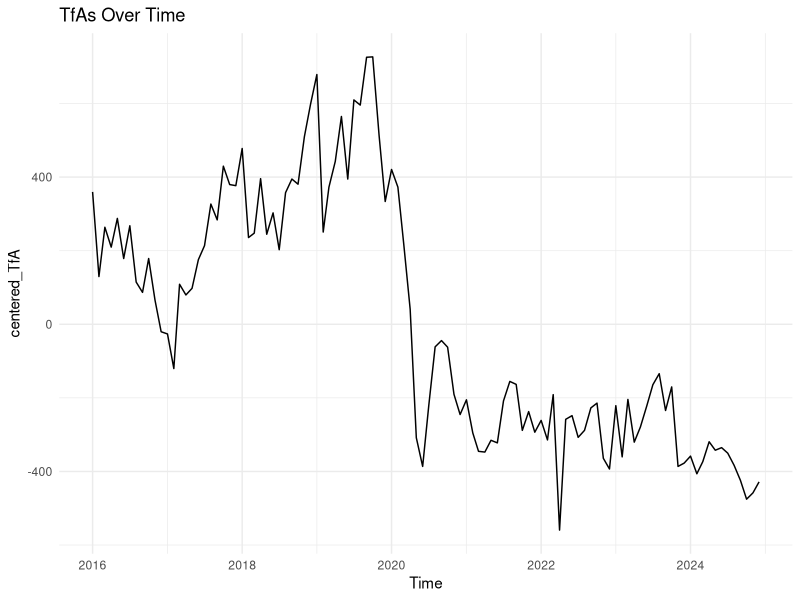
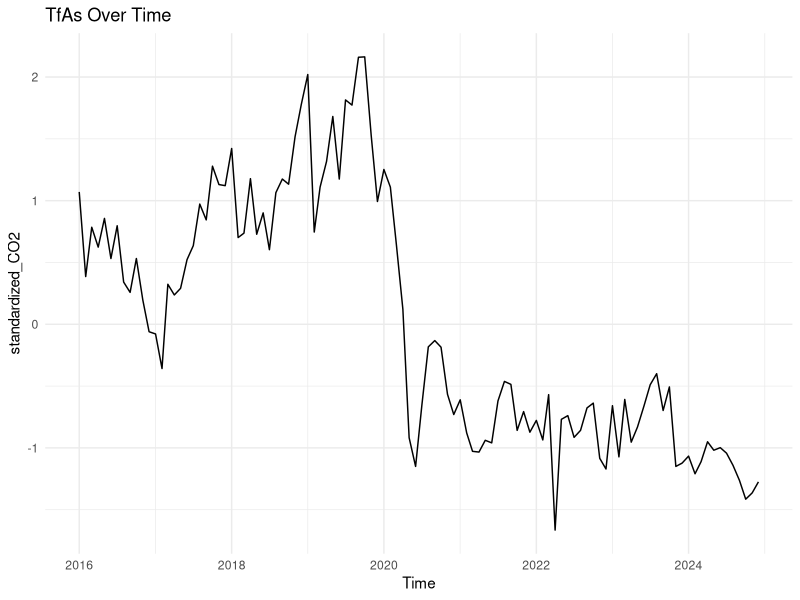
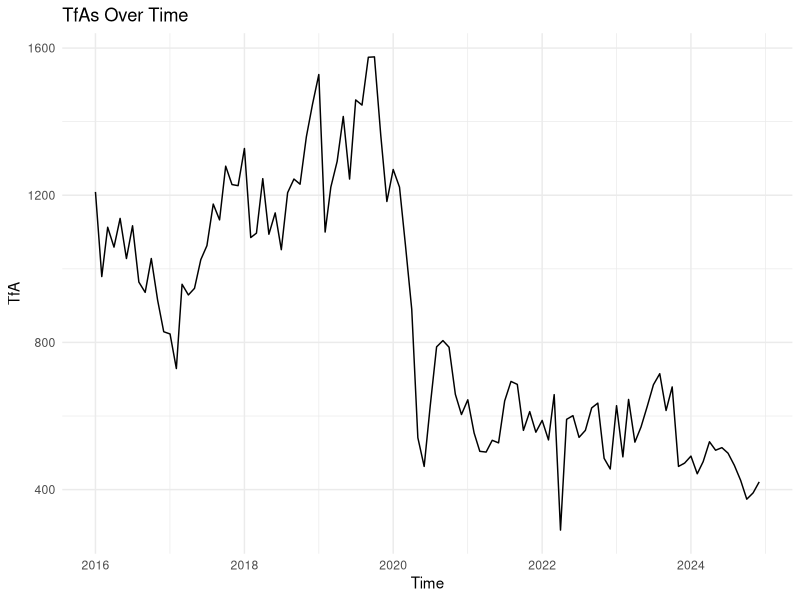
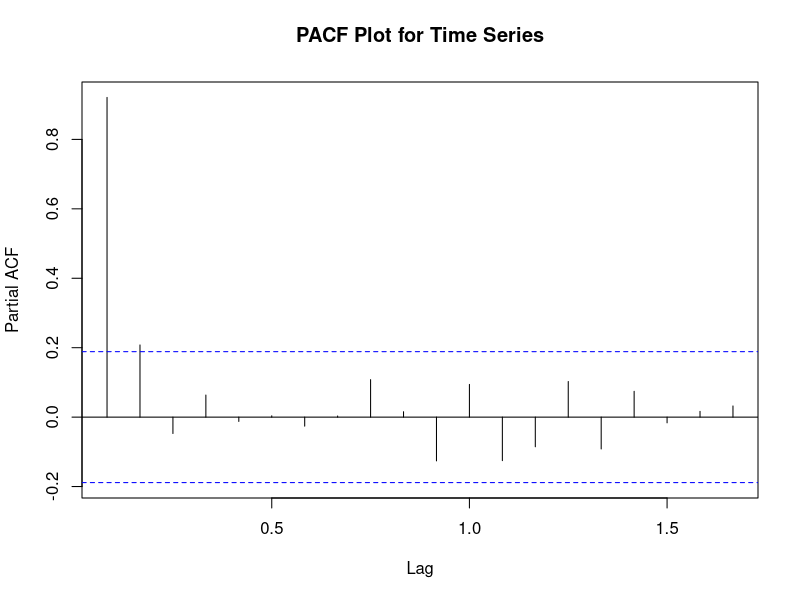
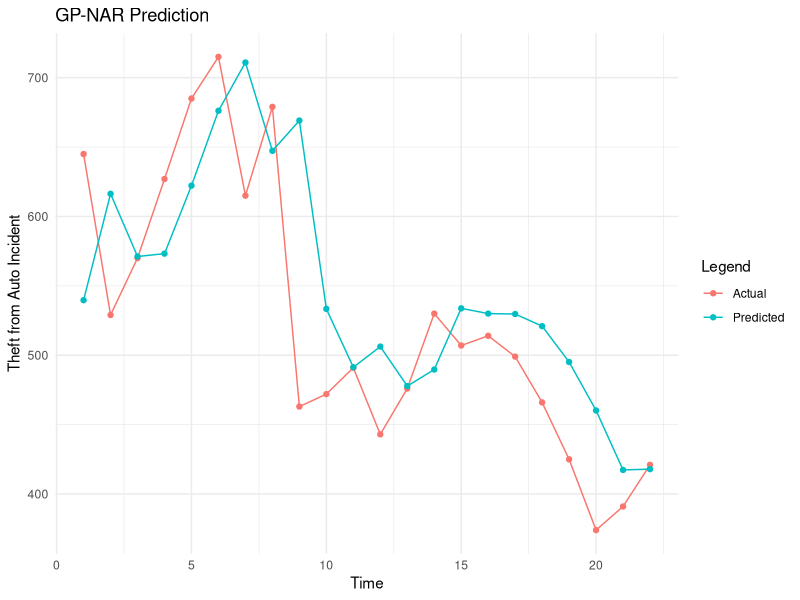
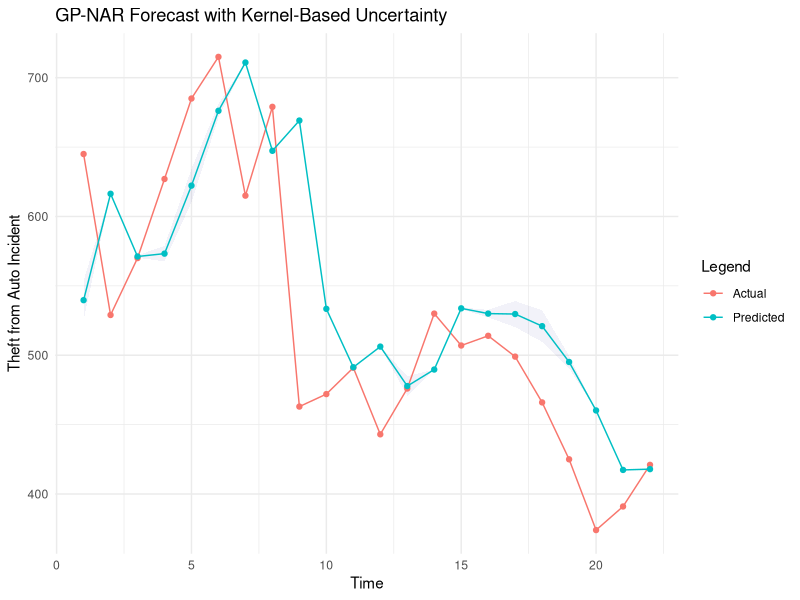
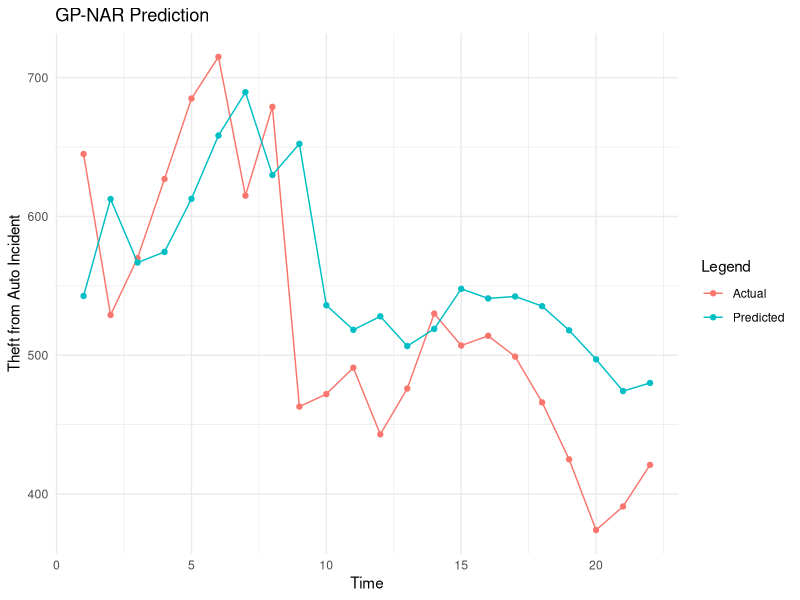
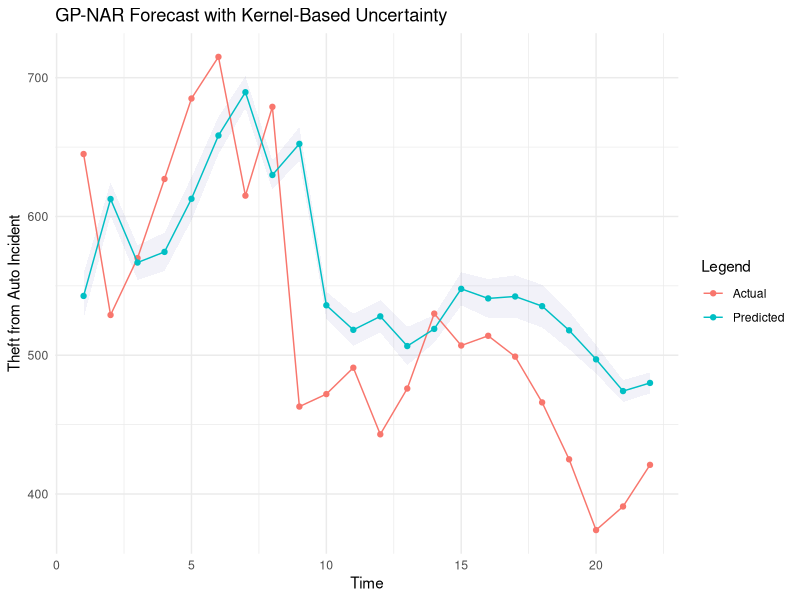

R code for these plots, in order:
#' ---
#' title: "CRIME NAR MULTI"
#' author: "Kyla M. Ayop"
#' date: "`r Sys.Date()`"
#' output:
#'   html_document: default
#'   pdf_document: default
#' ---
#' 
#' Load Required Packages
## ----warning=FALSE, message=FALSE------------------------------
#Load Required Packages
library(kernlab)    # Gaussian Process Regression
library(ggplot2)    # Visualization
library(dplyr)      # Data manipulation
library(tidyr)      # Data wrangling
library(stats)


#Load and Explore Dataset
data <- read.csv("vancouver_crime.csv", header = TRUE)
head(data)
tail(data)

#Pre-processing of Data
# Convert Year and Month to Date format
data$Time <- as.Date(paste(data$Year, data$Month, "01", sep="-"))

#Centering the Data
#To center the data (subtract the mean):Compute the mean of CO2 concentration
mean_TfA <- mean(data$TfA, na.rm = TRUE)
data$centered_TfA <- data$TfA - mean_TfA

#Standardizing the Data
#To standardize the data (subtract the mean and divide by the standard deviation):Compute the standard deviation
sd_TfA <- sd(data$TfA, na.rm = TRUE)
data$standardized_TfA <- (data$TfA - mean_TfA) / sd_TfA
head(data)

ts_data <- ts(data$centered_TfA, frequency = 12, start = c(min(data$Year), min(data$Month)))

# Plot time series
ggplot(data, aes(x = Time, y = centered_TfA)) +
  geom_line() +
  labs(title = "TfAs Over Time", x = "Time", y = "centered_TfA") +
  theme_minimal()

# Plot time series
ggplot(data, aes(x = Time, y = standardized_TfA)) +
  geom_line() +
  labs(title = "TfAs Over Time", x = "Time", y = "standardized_CO2") +
  theme_minimal()

# Plot time series
ggplot(data, aes(x = Time, y = TfA)) +
  geom_line() +
  labs(title = "TfAs Over Time", x = "Time", y = "TfA") +
  theme_minimal()

#' 
#' Evaluate Different Lag Orders
#' PACF Plot and BIC for GP-NAR
## --------------------------------------------------------------
# Function to plot PACF and determine initial lag
get_pacf_lag <- function(ts_data) {
  pacf(ts_data, main = "PACF Plot for Time Series")
}
# Generate PACF plot and determine the initial lag
get_pacf_lag(ts_data)  # Analyze the PACF plot and visually pick a starting lag

#' Lag Evaluation
## --------------------------------------------------------------
library(kernlab)
library(caret)

# PACF-based range of lag orders to test
min_lag <- 2
max_lag <- 10
h <- 1  # One-step ahead

# Store results
lag_cv_results <- data.frame()

set.seed(123)  # For reproducibility

for (lag_order in min_lag:max_lag) {
  # Embed the time series
  embedded_matrix <- embed(ts_data, lag_order + h)
  X <- embedded_matrix[, -(1:h)]  # Lag features
  Y <- embedded_matrix[, 1]       # Target
  colnames(X) <- paste0("Lag_", 1:ncol(X))

  # Use 5-fold cross-validation on the training set
  split_index <- floor(0.8 * nrow(X))
  X_train <- X[1:split_index, ]
  Y_train <- Y[1:split_index]

  k_folds <- 5
  folds <- createFolds(Y_train, k = k_folds, list = TRUE)

  rmse_fold <- c()

  for (i in 1:k_folds) {
    val_idx <- folds[[i]]
    X_cv_train <- X_train[-val_idx, , drop = FALSE]
    Y_cv_train <- Y_train[-val_idx]
    X_cv_val <- X_train[val_idx, , drop = FALSE]
    Y_cv_val <- Y_train[val_idx]

    if (nrow(X_cv_train) > ncol(X_cv_train)) {
      fit <- tryCatch({
        gausspr(X_cv_train, Y_cv_train, kernel = rbfdot(sigma = 1))
      }, error = function(e) {
        cat("❌ Fit error for lag =", lag_order, ": ", e$message, "\n")
        return(NULL)
      })

      if (!is.null(fit)) {
        y_pred <- predict(fit, X_cv_val)
        rmse <- sqrt(mean((Y_cv_val - y_pred)^2))
        rmse_fold <- c(rmse_fold, rmse)
      } else {
        rmse_fold <- c(rmse_fold, Inf)
      }
    } else {
      rmse_fold <- c(rmse_fold, Inf)
    }
  }

  avg_rmse <- mean(rmse_fold)
  lag_cv_results <- rbind(
    lag_cv_results,
    data.frame(Lag = lag_order, RMSE = avg_rmse)
  )

  cat("✅ Lag =", lag_order, "| Mean CV RMSE =", round(avg_rmse, 4), "\n")
}
best_lag_row <- lag_cv_results[which.min(lag_cv_results$RMSE), ]
best_lag_order <- best_lag_row$Lag
cat("\n🏆 Best Lag =", best_lag_order, "with RMSE =", round(best_lag_row$RMSE, 4), "\n")


#' 
#' Time Series Embedding
## --------------------------------------------------------------
# Load necessary library
library(stats)

# Define parameters
p <- best_lag_order  # Window length (lag)
h <- 1  # Steps ahead for forecasting

# Embedding procedure
embedded_matrix <- embed(ts_data, p + h)

# Split into X (inputs) and Y (output target)
X <- embedded_matrix[, -(1:h)]  # Input matrix
Y <- embedded_matrix[, 1]       # Output vector
colnames(X) <- paste0("Lag_", 1:ncol(X))

# Split data into training and testing sets
# Calculate the split index for 80% training and 20% testing
split_index <- floor(0.8 * nrow(X))  # 80% for training

# Split data into training and testing sets
X_train <- X[1:split_index, ]  # First 80% as training data
Y_train <- Y[1:split_index]

X_test <- X[(split_index + 1):nrow(X), , drop = FALSE]  # Remaining 20% as testing data
Y_test <- Y[(split_index + 1):length(Y)]

# Display results
print("Training Inputs (X_train):")
head(X_train)
print("Training Outputs (Y_train):")
head(Y_train)
print("Testing Inputs (X_test):")
head(X_test)
print("Testing Outputs (Y_test):")
head(Y_test)

#' 
#' Kernel Selection
## --------------------------------------------------------------
x <- as.numeric(data$Time)
y <- data$centered_TfA

#' 
## --------------------------------------------------------------
set.seed(123)
# Define Isotropic RBF Kernel
rbf_isotropic <- function(x1, x2, lambda , sigma ) {
  # Compute squared Euclidean distance between two points
  distance_squared <- sum((x1 - x2)^2)
  # Kernel formula for isotropic RBF
  scaling_factor <- 1 / lambda^2
  return(sigma^2 * exp(-0.5 * scaling_factor * distance_squared))
}
class(rbf_isotropic) <- "kernel"  # Set as kernel class

gp_model_rbf_isotropic <- function(params) {
  lambda <- params[1]
  sigma <- params[2]
  # Kernel matrix using custom isotropic RBF kernel
  n <- length(y)  # Get the number of data points
  # Kernel matrix using isotropic RBF kernel
  K <- matrix(0, nrow = n, ncol = n)
  for (i in 1:n) {
    for (j in 1:n) {
      K[i, j] <- rbf_isotropic(x[i], x[j], lambda, sigma)
    }
  }
  K <- K + diag(1e-6, n)  # Numerical stability
  
  # Compute log marginal likelihood
  L <- chol(K)
  alpha <- solve(t(L), solve(L, y))
  log_likelihood <- -0.5 * t(y) %*% alpha - sum(log(diag(L))) - (n / 2) * log(2 * pi)
  return(-log_likelihood)  # Negative for optimization
}

opt_result_rbf_iso <- optim(
  par = c(lambda = 1, sigma = 1),
  fn = gp_model_rbf_isotropic,
  method = "L-BFGS-B",
  lower = c(0.1, 0.1),
  upper = c(10, 10)
)
print(opt_result_rbf_iso$par)
# Print Optimal Parameters
cat("Optimal Parameters:\n")
cat("Length Scales:", opt_result_rbf_iso$par[1], "\n")
cat("Sigma:", opt_result_rbf_iso$par[2], "\n")

# Extract Optimal Parameters
lambda_opt <- opt_result_rbf_iso$par[1]  # Length scale (lambda)
sigma_opt <- opt_result_rbf_iso$par[2]   # Sigma (amplitude)

# Define Isotropic RBF Kernel with Optimal Parameters
rbf_iso_with_opt <- function(x1, x2) {
  # Use the optimal parameters directly in the kernel computation
  distance_squared <- sum((x1 - x2)^2)
  scaling_factor <- 1 / lambda_opt^2
  return(sigma_opt^2 * exp(-0.5 * scaling_factor * distance_squared))
}
class(rbf_iso_with_opt) <- "kernel"  # Set as kernel class


#' 
## --------------------------------------------------------------
set.seed(123)

# Define Isotropic Rational Quadratic (RQ) Kernel
rq_isotropic <- function(x1, x2, alpha_p, lambda , sigma ) {
  # Compute squared Euclidean distance between two points
  distance_squared <- sum((x1 - x2)^2)
  # Kernel formula for isotropic RQ
  scaling_factor <- 1 / lambda ^2
  factor <- 1 + (scaling_factor * distance_squared) / (2 * alpha_p)
  return(sigma ^2 * factor^(-alpha_p))
}
class(rq_isotropic) <- "kernel"  # Set as kernel class

gp_model_rq_isotropic <- function(params) {
  alpha_p <- params[1]
  lambda <- params[2]
  sigma <- params[3]
  # Kernel matrix using custom isotropic RBF kernel
  n <- length(y)  # Get the number of data points
  # Kernel matrix using isotropic RQ kernel
  K <- matrix(0, nrow = n, ncol = n)
  for (i in 1:n) {
    for (j in 1:n) {
      K[i, j] <- rq_isotropic(x[i], x[j], alpha_p, lambda, sigma)
    }
  }
  K <- K + diag(1e-6, n)  # Numerical stability
  
  # Compute log marginal likelihood
  L <- chol(K)
  alpha <- solve(t(L), solve(L, y))
  log_likelihood <- -0.5 * t(y) %*% alpha - sum(log(diag(L))) - (n / 2) * log(2 * pi)
  return(-log_likelihood)  # Negative for optimization
}

opt_result_rq_iso <- optim(
  par = c(alpha_p = 1, lambda = 1, sigma = 1),
  fn = gp_model_rq_isotropic,
  method = "L-BFGS-B",
  lower = c(0.1, 0.1, 0.1),
  upper = c(10, 10, 10)
)

print(opt_result_rq_iso$par)
# Print Optimal Parameters
cat("Optimal Parameters:\n")
cat("Alpha:", opt_result_rq_iso$par[1] , "\n")
cat("Length Scales:", opt_result_rq_iso$par[2], "\n")
cat("Sigma:", opt_result_rq_iso$par[3]    , "\n")

# Optimal Parameters from GP Optimization
alpha_opt <- opt_result_rq_iso$par[1]        # Alpha
lambda_opt <- opt_result_rq_iso$par[2]  # Vector of 3 Length Scales
sigma_opt <- opt_result_rq_iso$par[3]        # Sigma

# ARD Rational Quadratic (RQ) Kernel with Optimal Parameters
rq_iso_with_opt <- function(x1, x2) {
  # Use the optimal parameters in the kernel computation
   distance_squared <- sum((x1 - x2)^2)
   M <- 1 / lambda_opt^2  # Isotropic case
   factor <- 1 + (M * distance_squared) / (2 * alpha_opt)
   return(sigma_opt^2 * factor^(-alpha_opt))
 }

class(rq_iso_with_opt) <- "kernel"  # Set as kernel class

#' 
## --------------------------------------------------------------
x <- X
y <- Y

#' 
## ----warning=FALSE---------------------------------------------
set.seed(123)

# Define ARD RBF Kernel
rbf_ard <- function(x1, x2, length_scales, sigma) {
  # Compute squared Euclidean distance with ARD (Automatic Relevance Determination)
  distance_squared <- sum(((x1 - x2) / length_scales)^2)
  return(sigma^2 * exp(-0.5 * distance_squared))
}
class(rbf_ard) <- "kernel"  # Set as kernel class

# GP Model with ARD RBF Kernel
gp_model_rbf_ard <- function(params) {
  length_scales <- params[1:ncol(x)]  # Extract the vector of 3 length scales
  sigma <- params[ncol(x)+1]            # Extract the sigma value
  n <- nrow(x)             # Number of data points
  
  # Kernel matrix
  K <- matrix(0, nrow = n, ncol = n)
  for (i in 1:n) {
    for (j in 1:n) {
      K[i, j] <- rbf_ard(x[i, ], x[j, ], length_scales, sigma)
    }
  }
  K <- K + diag(1e-6, n)  # Numerical stability

  # Log marginal likelihood
  L <- chol(K)
  alpha <- solve(t(L), solve(L, y))
  log_likelihood <- -0.5 * t(y) %*% alpha - sum(log(diag(L))) - (n / 2) * log(2 * pi)
  return(-log_likelihood)  # Negative for optimization
}

opt_result_rbf_ard <- optim(
  par = c(rep(1, ncol(x)), sigma = 1),
  fn = gp_model_rbf_ard,
  method = "L-BFGS-B",
  lower = c(rep(0.1, ncol(x)), 0.1),
  upper = c(rep(10, ncol(x)), 10)
)
print(opt_result_rbf_ard$par)

# Print Optimal Parameters
cat("Optimal Parameters:\n")
cat("Length Scales:", opt_result_rbf_ard$par[1:ncol(x)], "\n")
cat("Sigma:", opt_result_rbf_ard$par[ncol(x) + 1], "\n")

# Extract Optimal Parameters
length_scales_opt <- opt_result_rbf_ard$par[1:ncol(x)]  # Extract length scales as a vector
sigma_opt <- opt_result_rbf_ard$par[ncol(x) + 1]        # Extract sigma

# Define ARD RBF Kernel with Optimal Parameters
rbf_ard_with_opt <- function(x1, x2) {
  # Use the optimal parameters directly in the computation
  distance_squared <- sum(((x1 - x2) / length_scales_opt)^2)
  return(sigma_opt^2 * exp(-0.5 * distance_squared))
}
class(rbf_ard_with_opt) <- "kernel"  # Set as kernel class


#' 
#' 
## ----warning=FALSE---------------------------------------------
set.seed(123)

library(Matrix)
library(parallel)

# Optimized ARD RQ Kernel Function
rq_ard <- function(D, alpha, sigma) {
  factor <- 1 + (D / (2 * alpha))
  return(sigma^2 * factor^(-alpha))
}

# Compute Pairwise Squared Distance Matrix Efficiently
compute_distance_matrix <- function(x, length_scales) {
  x_scaled <- sweep(x, 2, length_scales, "/")  # Normalize each feature
  D <- as.matrix(dist(x_scaled)^2)  # Squared Euclidean distance
  return(D)
}

# Optimized GP Model with ARD RQ Kernel
gp_model_rq_ard <- function(params) {
  alpha <- params[1]  # Extract alpha
  length_scales <- params[2:(ncol(x) + 1)]  # Extract vector of length scales
  sigma <- params[ncol(x) + 2]  # Extract sigma
  n <- nrow(x)  # Get number of data points
  
  # Compute Distance Matrix Once
  D <- compute_distance_matrix(x, length_scales)
  
  # Compute Kernel Matrix Using Vectorized Operation
  K <- rq_ard(D, alpha, sigma) + diag(1e-6, n)  # Add jitter for stability
  
  # Cholesky Decomposition
  L <- chol(K)
  alpha_vec <- solve(t(L), solve(L, y))
  
  # Log Marginal Likelihood Computation
  log_likelihood <- -0.5 * sum(y * alpha_vec) - sum(log(diag(L))) - (n / 2) * log(2 * pi)
  return(-log_likelihood)  # Negative for optimization
}

# Run Optimization with Vectorized & Parallelized Code
opt_result_rq_ard <- optim(
  par = c(alpha = 1, rep(1, ncol(x)), sigma = 1),
  fn = gp_model_rq_ard,
  method = "L-BFGS-B",
  lower = c(0.1, rep(0.1, ncol(x)), 0.1),
  upper = c(10, rep(10, ncol(x)), 10)
)

# Print Optimal Parameters
cat("Optimal Parameters:\n")
cat("Alpha:", opt_result_rq_ard$par[1], "\n")
cat("Length Scales:", opt_result_rq_ard$par[2:(ncol(x) + 1)], "\n")
cat("Sigma:", opt_result_rq_ard$par[ncol(x) + 2], "\n")

# Store Optimal Parameters
alpha_opt <- opt_result_rq_ard$par[1]  
length_scales_opt <- opt_result_rq_ard$par[2:(ncol(x) + 1)]  
sigma_opt <- opt_result_rq_ard$par[ncol(x) + 2]  

# Optimized ARD RQ Kernel with Optimal Parameters
rq_ard_with_opt <- function(x1, x2) {
  distance_squared <- sum(((x1 - x2) / length_scales_opt)^2)
  factor <- 1 + (distance_squared / (2 * alpha_opt))
  return(sigma_opt^2 * factor^(-alpha_opt))
}
class(rq_ard_with_opt) <- "kernel"

#' 
## --------------------------------------------------------------
Y_test <- Y_test + mean_TfA
head(Y_test)

#' # Model Training and Prediction 1
## --------------------------------------------------------------
best_kernel <- rbf_iso_with_opt

gp_model1 <- gausspr(X_train, Y_train, kernel = best_kernel)
y_pred <- predict(gp_model1, X_test)
head(y_pred)

# Inverse transform
y_pred <- y_pred + mean_TfA
head(y_pred)
head(Y_test)
#Evaluation Metrics and UQ Visualizations

rmse <- sqrt(mean((Y_test - y_pred)^2))
mae <- mean(abs(Y_test - y_pred))
mape <- mean(abs((Y_test - y_pred) / Y_test)) * 100

cat("RMSE:", rmse, "\n")
cat("MAE:", mae, "\n")
cat("MAPE:", mape, "%\n")

ggplot(data.frame(Time = 1:length(Y_test), Actual = Y_test, Predicted = y_pred), aes(x = Time)) +
  geom_point(aes(y = Actual, color = "Actual")) +
  geom_line(aes(y = Actual, color = "Actual")) +
  geom_point(aes(y = Predicted, color = "Predicted")) +
  geom_line(aes(y = Predicted, color = "Predicted")) +
  theme_minimal()+
  labs(title = "GP-NAR Prediction", y = "Theft from Auto Incident", x = "Time",color = "Legend")

# Compute Kernel Matrix of Training Data
K_train <- as.matrix(kernelMatrix(best_kernel, X_train))

# Compute Kernel Matrix of Test Data
K_test <- as.matrix(kernelMatrix(best_kernel, X_test, X_train))

# Compute Predictive Variance using Kernel Approximation
predictive_variance <- diag(K_test %*% solve(K_train + diag(nrow(K_train)) * 1e-5) %*% t(K_test))
head(predictive_variance)

# Standard deviation as uncertainty measure
y_pred_sd <- sqrt(predictive_variance)
head(y_pred_sd)

#Uncertainty Quantification (UQ)**
data_plot <- data.frame(
  Time = 1:length(Y_test),
  Actual = Y_test,
  Predicted = y_pred,
  Upper = y_pred + 1.96 * y_pred_sd,
  Lower = y_pred - 1.96 * y_pred_sd
)

# Compute 95% Confidence Interval
data_plot$Upper <- y_pred + 1.96 * y_pred_sd
data_plot$Lower <- y_pred - 1.96 * y_pred_sd
head(data_plot$Upper) 
head(data_plot$Lower)

# Plot with Uncertainty
ggplot(data_plot, aes(x = Time)) +
  geom_ribbon(aes(ymin = Lower, ymax = Upper), alpha = 0.05, fill = "darkblue") +
  geom_point(aes(y = Actual, color = "Actual")) +
  geom_line(aes(y = Actual, color = "Actual")) +
  geom_point(aes(y = Predicted, color = "Predicted")) +
  geom_line(aes(y = Predicted, color = "Predicted")) +
  theme_minimal() +
  labs(title = "GP-NAR Forecast with Kernel-Based Uncertainty", y = "Theft from Auto Incident", x = "Time",color = "Legend" )


#' 
#' # Model Training and Prediction 2
## --------------------------------------------------------------
best_kernel <- rq_iso_with_opt
gp_model2 <- gausspr(X_train, Y_train, kernel = best_kernel)
y_pred <- predict(gp_model2, X_test)
head(y_pred)

# Inverse transform
y_pred <- y_pred + mean_TfA
head(y_pred)
head(Y_test)

#Evaluation Metrics and UQ Visualizations

rmse <- sqrt(mean((Y_test - y_pred)^2))
mae <- mean(abs(Y_test - y_pred))
mape <- mean(abs((Y_test - y_pred) / Y_test)) * 100

cat("RMSE:", rmse, "\n")
cat("MAE:", mae, "\n")
cat("MAPE:", mape, "%\n")

ggplot(data.frame(Time = 1:length(Y_test), Actual = Y_test, Predicted = y_pred), aes(x = Time)) +
  geom_point(aes(y = Actual, color = "Actual")) +
  geom_line(aes(y = Actual, color = "Actual")) +
  geom_point(aes(y = Predicted, color = "Predicted")) +
  geom_line(aes(y = Predicted, color = "Predicted")) +
  theme_minimal()+
  labs(title = "GP-NAR Prediction", y = "Theft from Auto Incident", x = "Time",color = "Legend")

# Compute Kernel Matrix of Training Data
K_train <- as.matrix(kernelMatrix(best_kernel, X_train))

# Compute Kernel Matrix of Test Data
K_test <- as.matrix(kernelMatrix(best_kernel, X_test, X_train))

# Compute Predictive Variance using Kernel Approximation
predictive_variance <- diag(K_test %*% solve(K_train + diag(nrow(K_train)) * 1e-5) %*% t(K_test))
head(predictive_variance)

# Standard deviation as uncertainty measure
y_pred_sd <- sqrt(predictive_variance)
head(y_pred_sd)
#Uncertainty Quantification (UQ)**
data_plot <- data.frame(
  Time = 1:length(Y_test),
  Actual = Y_test,
  Predicted = y_pred,
  Upper = y_pred + 1.96 * y_pred_sd,
  Lower = y_pred - 1.96 * y_pred_sd
)

# Compute 95% Confidence Interval
data_plot$Upper <- y_pred + 1.96 * y_pred_sd
data_plot$Lower <- y_pred - 1.96 * y_pred_sd
head(data_plot$Upper) 
head(data_plot$Lower)

# Plot with Uncertainty
ggplot(data_plot, aes(x = Time)) +
  geom_ribbon(aes(ymin = Lower, ymax = Upper), alpha = 0.05, fill = "darkblue") +
  geom_point(aes(y = Actual, color = "Actual")) +
  geom_line(aes(y = Actual, color = "Actual")) +
  geom_point(aes(y = Predicted, color = "Predicted")) +
  geom_line(aes(y = Predicted, color = "Predicted")) +
  theme_minimal() +
  labs(title = "GP-NAR Forecast with Kernel-Based Uncertainty", y = "Theft from Auto Incident", x = "Time",color = "Legend")


#' 
#' # Model Training and Prediction 3
## --------------------------------------------------------------
best_kernel <- rbf_ard_with_opt

gp_model3 <- gausspr(X_train, Y_train, kernel = best_kernel)
y_pred <- predict(gp_model3, X_test)
head(y_pred)

# Inverse transform
y_pred <- y_pred + mean_TfA
head(y_pred)
head(Y_test)

#Evaluation Metrics and UQ Visualizations

rmse <- sqrt(mean((Y_test - y_pred)^2))
mae <- mean(abs(Y_test - y_pred))
mape <- mean(abs((Y_test - y_pred) / Y_test)) * 100

cat("RMSE:", rmse, "\n")
cat("MAE:", mae, "\n")
cat("MAPE:", mape, "%\n")

ggplot(data.frame(Time = 1:length(Y_test), Actual = Y_test, Predicted = y_pred), aes(x = Time)) +
  geom_point(aes(y = Actual, color = "Actual")) +
  geom_line(aes(y = Actual, color = "Actual")) +
  geom_point(aes(y = Predicted, color = "Predicted")) +
  geom_line(aes(y = Predicted, color = "Predicted")) +
  theme_minimal()+
  labs(title = "GP-NAR Prediction", y = "Theft from Auto Incident", x = "Time",color = "Legend")

# Compute Kernel Matrix of Training Data
K_train <- as.matrix(kernelMatrix(best_kernel, X_train))

# Compute Kernel Matrix of Test Data
K_test <- as.matrix(kernelMatrix(best_kernel, X_test, X_train))

# Compute Predictive Variance using Kernel Approximation
predictive_variance <- diag(K_test %*% solve(K_train + diag(nrow(K_train)) * 1e-5) %*% t(K_test))
head(predictive_variance)

# Standard deviation as uncertainty measure
y_pred_sd <- sqrt(predictive_variance)
head(y_pred_sd)

#Uncertainty Quantification (UQ)**
data_plot <- data.frame(
  Time = 1:length(Y_test),
  Actual = Y_test,
  Predicted = y_pred,
  Upper = y_pred + 1.96 * y_pred_sd,
  Lower = y_pred - 1.96 * y_pred_sd
)

# Compute 95% Confidence Interval
data_plot$Upper <- y_pred + 1.96 * y_pred_sd
data_plot$Lower <- y_pred - 1.96 * y_pred_sd
head(data_plot$Upper) 
head(data_plot$Lower)

# Plot with Uncertainty
ggplot(data_plot, aes(x = Time)) +
  geom_ribbon(aes(ymin = Lower, ymax = Upper), alpha = 0.05, fill = "darkblue") +
  geom_point(aes(y = Actual, color = "Actual")) +
  geom_line(aes(y = Actual, color = "Actual")) +
  geom_point(aes(y = Predicted, color = "Predicted")) +
  geom_line(aes(y = Predicted, color = "Predicted")) +
  theme_minimal() +
  labs(title = "GP-NAR Forecast with Kernel-Based Uncertainty", y = "Theft from Auto Incident", x = "Time",color = "Legend")


#' 
#' # Model Training and Prediction 4
## --------------------------------------------------------------
best_kernel <- rq_ard_with_opt
gp_model4 <- gausspr(X_train, Y_train, kernel = best_kernel)
y_pred <- predict(gp_model4, X_test)
head(y_pred)

# Inverse transform
y_pred <- y_pred + mean_TfA
head(y_pred)
head(Y_test)

#Evaluation Metrics and UQ Visualizations

rmse <- sqrt(mean((Y_test - y_pred)^2))
mae <- mean(abs(Y_test - y_pred))
mape <- mean(abs((Y_test - y_pred) / Y_test)) * 100

cat("RMSE:", rmse, "\n")
cat("MAE:", mae, "\n")
cat("MAPE:", mape, "%\n")

ggplot(data.frame(Time = 1:length(Y_test), Actual = Y_test, Predicted = y_pred), aes(x = Time)) +
  geom_point(aes(y = Actual, color = "Actual")) +
  geom_line(aes(y = Actual, color = "Actual")) +
  geom_point(aes(y = Predicted, color = "Predicted")) +
  geom_line(aes(y = Predicted, color = "Predicted")) +
  theme_minimal()+
  labs(title = "GP-NAR Prediction", y = "Theft from Auto Incident", x = "Time",color = "Legend")

# Compute Kernel Matrix of Training Data
K_train <- as.matrix(kernelMatrix(best_kernel, X_train))

# Compute Kernel Matrix of Test Data
K_test <- as.matrix(kernelMatrix(best_kernel, X_test, X_train))

# Compute Predictive Variance using Kernel Approximation
predictive_variance <- diag(K_test %*% solve(K_train + diag(nrow(K_train)) * 1e-5) %*% t(K_test))
head(predictive_variance)

# Standard deviation as uncertainty measure
y_pred_sd <- sqrt(predictive_variance)
head(y_pred_sd)

#Uncertainty Quantification (UQ)**
data_plot <- data.frame(
  Time = 1:length(Y_test),
  Actual = Y_test,
  Predicted = y_pred,
  Upper = y_pred + 1.96 * y_pred_sd,
  Lower = y_pred - 1.96 * y_pred_sd
)

# Compute 95% Confidence Interval
data_plot$Upper <- y_pred + 1.96 * y_pred_sd
data_plot$Lower <- y_pred - 1.96 * y_pred_sd
head(data_plot$Upper)
head(data_plot$Lower)

# Plot with Uncertainty
ggplot(data_plot, aes(x = Time)) +
  geom_ribbon(aes(ymin = Lower, ymax = Upper), alpha = 0.05, fill = "darkblue") +
  geom_point(aes(y = Actual, color = "Actual")) +
  geom_line(aes(y = Actual, color = "Actual")) +
  geom_point(aes(y = Predicted, color = "Predicted")) +
  geom_line(aes(y = Predicted, color = "Predicted")) +
  theme_minimal() +
  labs(title = "GP-NAR Forecast with Kernel-Based Uncertainty", y = "Theft from Auto Incident", x = "Time",color = "Legend")
